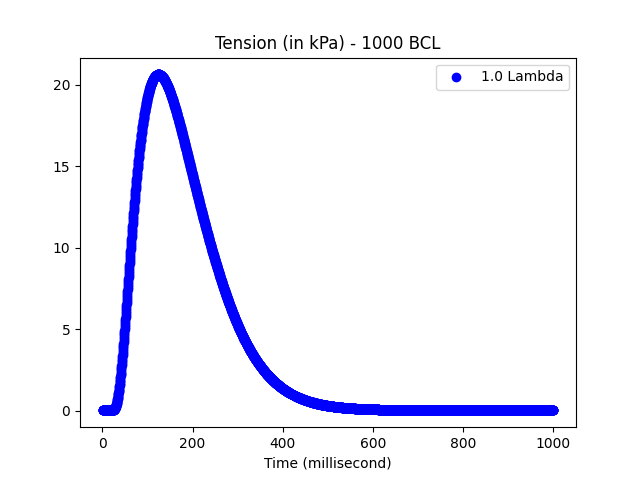

This figure's Python source:
#tension comparison
from scipy.signal import find_peaks
import pandas as pd
import numpy as np
import matplotlib.pyplot as plt

data_main = pd.read_csv("orudy_cai.csv")

# coupled = pd.read_csv("../result/chlorpromazine/0.00/0conc.csv")
# data1 = pd.read_csv("./1000_noscale/0.00/0conc.csv")
# data2 = pd.read_csv("./1000/0.00/0vmcheck.csv")
data2 = pd.read_csv("./testing/0.00/0tension.csv")
# data3 = pd.read_csv("./1500_bclfix/0.00/0conc.csv")
# data4 = pd.read_csv("./2000_bclfix/0.00/0conc.csv")

# Create a figure and subplots with shared x- axis            
plt.figure()

# time1 = data1['Time']-999000
# time1 = time1[time1 <= 301]
time2 = data2['Time']-999000
# time2 = time2[time2 <= 301]
# time3 = data3['Time']-1498500

# Create scatter plots on each subplot
# plt.scatter(coupled['Time']-198000, coupled['cai'], label='Coupled', marker='o')
# plt.scatter(data4['Time']-1998000, data4['cai'], color='red', label='2000 BCL')
# plt.scatter(time3, data3['cai'].head(len(time3)), color='orange', label='1500 BCL')
plt.scatter(time2, data2['Tension'].head(len(time2))*480, color='blue', label='1.0 Lambda')
# plt.scatter(time1, data1['cai'].head(len(time1)), color='lightblue', label='Not Scaled')
# plt.scatter(data_main['Time'], data_main['Cai_1000msec'], color='red', label='Non-Coupled')

# plt.scatter(data4['Time']-1998000, data4['v'], color='red', label='2000 BCL')
# plt.scatter(data3['Time']-1498500, data3['v'], color='orange', label='1500 BCL')
# plt.scatter(data2['Time']-999000, data2['v'], color='blue', label='1000 BCL')
# plt.scatter(data1['Time']-499000, data1['v'], color='lightblue', label='500 BCL')


# Add labels and title (optional)
# plt.ylabel('Force (kilo pascal)')
plt.xlabel('Time (millisecond)')


# Add legend
plt.title("Tension (in kPa) - 1000 BCL")
# plt.ylim(ymax=500)
plt.legend()  # Legend is placed on the top subplot

# Show the plot
# plt.tight_layout()
plt.savefig("tension.png")

# print("Coupled:")

# peaks = find_peaks(data1['cai'])[0]
# idx_max_peak = peaks[np.argmax(data1['cai'][peaks])]
# max_peak = data1['cai'][idx_max_peak]
# print("Peak for Non Scaled: ",max_peak)

# peaks = find_peaks(data2['cai'])[0]
# idx_max_peak = peaks[np.argmax(data2['cai'][peaks])]
# max_peak = data2['cai'][idx_max_peak]
# print("Peak for Scaled: ",max_peak)

# data2 = data_main['Cai_1000msec']*0.000001

# peaks = find_peaks(data2)[0]
# idx_max_peak = peaks[np.argmax(data2[peaks])]
# max_peak = data2[idx_max_peak]
# print("Peak for Control: ",max_peak)

# peaks = find_peaks(data3['cai'])[0]
# idx_max_peak = peaks[np.argmax(data3['cai'][peaks])]
# max_peak = data3['cai'][idx_max_peak]
# print("Peak for 1500 BCL: ",max_peak)

# peaks = find_peaks(data4['cai'])[0]
# idx_max_peak = peaks[np.argmax(data4['cai'][peaks])]
# max_peak = data4['cai'][idx_max_peak]
# print("Peak for 2000 BCL: ",max_peak)
